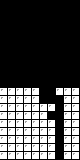

This game map was drawn from its Tiled (.tmx) file and the tilesets committed beside it. A one-line description and the full map source follow:
An orthogonal 10x20 tile map with 8x8 px tiles, 1 tile layer (Tile Layer 1).

<map version="1.10" tiledversion="1.11.2" orientation="orthogonal" renderorder="right-down" width="10" height="20" tilewidth="8" tileheight="8" infinite="0" nextlayerid="2" nextobjectid="1">
 <tileset firstgid="1" source="tiles.tsx" />
 <layer id="1" name="Tile Layer 1" width="10" height="20">
  <data encoding="csv">
1,1,1,1,1,1,1,1,1,1,
1,1,1,1,1,1,1,1,1,1,
1,1,1,1,1,1,1,1,1,1,
1,1,1,1,1,1,1,1,1,1,
1,1,1,1,1,1,1,1,1,1,
1,1,1,1,1,1,1,1,1,1,
1,1,1,1,1,1,1,1,1,1,
1,1,1,1,1,1,1,1,1,1,
1,1,1,1,1,1,1,1,1,1,
1,1,1,1,1,1,1,1,1,1,
1,1,1,1,1,1,1,1,1,1,
18,18,18,18,18,1,1,18,18,18,
18,18,18,18,18,1,1,1,18,18,
18,18,18,18,18,18,18,1,18,18,
18,18,18,18,18,18,1,1,18,18,
18,18,18,18,18,18,18,1,18,18,
18,18,18,18,18,18,18,1,18,18,
18,18,18,18,18,18,18,1,18,18,
18,18,18,18,18,18,18,1,18,18,
18,18,18,18,18,18,18,1,18,18
</data>
 </layer>
</map>
